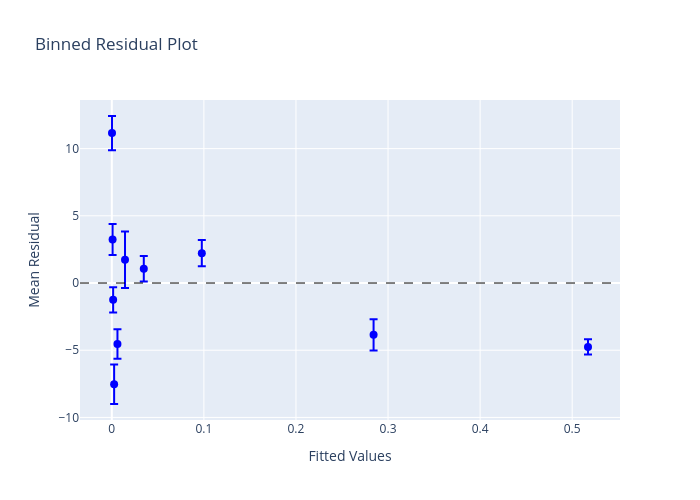

The notebook cell saved with this chart:
### Code cell
charters.residual_plot(
    fitted=residuals["fitted"], residuals=residuals["pearson"], n_bins=10
)

### Figure 1 — Plotly figure (JSON) as saved in the notebook; plotly's stock layout.template omitted (floating-point values rounded to 4 significant figures)
{"data": [{"error_y": {"array": [1.273, 1.157, 0.9374, 1.469, 1.095, 2.109, 0.9468, 0.9755, 1.156, 0.5666], "color": "blue", "type": "data", "visible": true}, "marker": {"color": "blue", "size": 8}, "mode": "markers", "name": "Binned Residuals", "type": "scatter", "x": [0.0002108, 0.0008484, 0.001445, 0.002527, 0.006144, 0.01434, 0.03474, 0.09775, 0.2843, 0.5172], "y": [11.15, 3.239, -1.249, -7.531, -4.538, 1.73, 1.057, 2.219, -3.856, -4.751]}], "layout": {"annotations": [{"showarrow": false, "text": "", "x": 1, "xanchor": "right", "xref": "x domain", "y": 0, "yanchor": "bottom", "yref": "y"}], "height": 500, "shapes": [{"line": {"color": "black", "dash": "dash", "width": 1}, "type": "line", "x0": 0, "x1": 1, "xref": "x domain", "y0": 0, "y1": 0, "yref": "y"}], "showlegend": false, "title": {"text": "Binned Residual Plot"}, "width": 700, "xaxis": {"title": {"text": "Fitted Values"}}, "yaxis": {"title": {"text": "Mean Residual"}}}}
